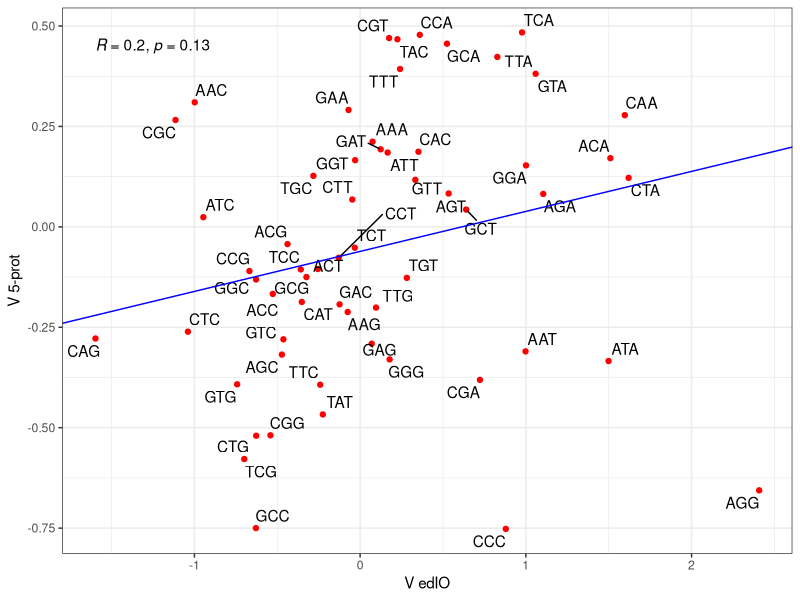

R code for this plot:
library(ggplot2)
library(ggrepel)
library(ggpubr)

#read in VedIO and B. subtilis V5-prot

data = read.csv("Bsubtilis_5prot_logodds_values.csv", h = TRUE)

expression_data = read.csv("logodds_Goodman.csv", h = TRUE)
expression_lo = expression_data[,c(1,3)]

log_odds_data = data
Bsubtilis_lo = log_odds_data[,c("log_odds")]

#combine in one df

log_odds_df = cbind(expression_lo, Bsubtilis_lo)

#Pearson's correlation between VedIO and V5-prot

ct = cor.test(expression_lo$log_odds, data$log_odds, method = "pearson")
rvals = ct$estimate

#PCA to calculate slope and intercept of regression line

pca = prcomp(~log_odds+Bsubtilis_lo, log_odds_df)
slp = with(pca, rotation[2,1] / rotation[1,1])
inte = with(pca, center[2] - slp*center[1])

#plot V5-prot against VedIO

pdf("figureS1c.pdf")
figS1c = ggplot(log_odds_df, aes(x=log_odds, y=Bsubtilis_lo, label = codon)) +
	geom_point(color = "red") +
	geom_text_repel() +
	theme_bw() +
	labs(x = "V edIO", y = "V 5-prot") +
	geom_abline(slope = slp, intercept = inte, colour = "blue") +
	stat_cor(method = "pearson")
print(figS1c)
dev.off()